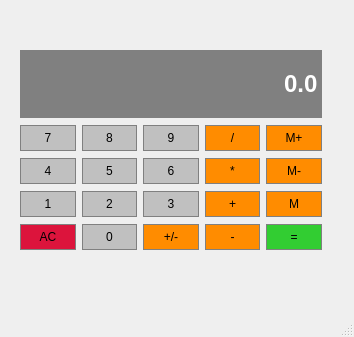
<?xml version="1.0" encoding="UTF-8"?>
<ui version="4.0">
 <class>Calculator</class>
 <widget class="QMainWindow" name="Calculator">
  <property name="geometry">
   <rect>
    <x>0</x>
    <y>0</y>
    <width>354</width>
    <height>337</height>
   </rect>
  </property>
  <property name="sizePolicy">
   <sizepolicy hsizetype="Preferred" vsizetype="Expanding">
    <horstretch>0</horstretch>
    <verstretch>0</verstretch>
   </sizepolicy>
  </property>
  <property name="windowTitle">
   <string>Calculator</string>
  </property>
  <widget class="QWidget" name="centralwidget">
   <widget class="QWidget" name="gridLayoutWidget">
    <property name="geometry">
     <rect>
      <x>20</x>
      <y>50</y>
      <width>302</width>
      <height>200</height>
     </rect>
    </property>
    <layout class="QGridLayout" name="gridLayout">
     <property name="sizeConstraint">
      <enum>QLayout::SetMaximumSize</enum>
     </property>
     <property name="verticalSpacing">
      <number>7</number>
     </property>
     <item row="4" column="0">
      <widget class="QPushButton" name="Clear">
       <property name="sizePolicy">
        <sizepolicy hsizetype="Preferred" vsizetype="Preferred">
         <horstretch>0</horstretch>
         <verstretch>0</verstretch>
        </sizepolicy>
       </property>
       <property name="styleSheet">
        <string notr="true">QPushButton{
			background-color:#DC143C;
			border: 1px solid gray;
			padding: 5px;

}
QPushButton:pressed{
			background-color:#A9A9A9;
			border: 1px solid gray;
			padding: 5px;

}</string>
       </property>
       <property name="text">
        <string>AC</string>
       </property>
      </widget>
     </item>
     <item row="1" column="0">
      <widget class="QPushButton" name="Button7">
       <property name="sizePolicy">
        <sizepolicy hsizetype="Preferred" vsizetype="Preferred">
         <horstretch>0</horstretch>
         <verstretch>0</verstretch>
        </sizepolicy>
       </property>
       <property name="styleSheet">
        <string notr="true">QPushButton{
			background-color:#C0C0C0;
			border: 1px solid gray;
			padding: 5px;

}
QPushButton:pressed{
			background-color:#A9A9A9;
			border: 1px solid gray;
			padding: 5px;

}</string>
       </property>
       <property name="text">
        <string>7</string>
       </property>
      </widget>
     </item>
     <item row="1" column="1">
      <widget class="QPushButton" name="Button8">
       <property name="sizePolicy">
        <sizepolicy hsizetype="Preferred" vsizetype="Preferred">
         <horstretch>0</horstretch>
         <verstretch>0</verstretch>
        </sizepolicy>
       </property>
       <property name="styleSheet">
        <string notr="true">QPushButton{
			background-color:#C0C0C0;
			border: 1px solid gray;
			padding: 5px;

}
QPushButton:pressed{
			background-color:#A9A9A9;
			border: 1px solid gray;
			padding: 5px;

}</string>
       </property>
       <property name="text">
        <string>8</string>
       </property>
      </widget>
     </item>
     <item row="2" column="3">
      <widget class="QPushButton" name="Multiply">
       <property name="sizePolicy">
        <sizepolicy hsizetype="Preferred" vsizetype="Preferred">
         <horstretch>0</horstretch>
         <verstretch>0</verstretch>
        </sizepolicy>
       </property>
       <property name="styleSheet">
        <string notr="true">QPushButton{
			background-color:#FF8C00;
			border: 1px solid gray;
			padding: 5px;

}
QPushButton:pressed{
			background-color:#A9A9A9;
			border: 1px solid gray;
			padding: 5px;

}</string>
       </property>
       <property name="text">
        <string>*</string>
       </property>
      </widget>
     </item>
     <item row="2" column="2">
      <widget class="QPushButton" name="Button6">
       <property name="sizePolicy">
        <sizepolicy hsizetype="Preferred" vsizetype="Preferred">
         <horstretch>0</horstretch>
         <verstretch>0</verstretch>
        </sizepolicy>
       </property>
       <property name="styleSheet">
        <string notr="true">QPushButton{
			background-color:#C0C0C0;
			border: 1px solid gray;
			padding: 5px;

}
QPushButton:pressed{
			background-color:#A9A9A9;
			border: 1px solid gray;
			padding: 5px;

}</string>
       </property>
       <property name="text">
        <string>6</string>
       </property>
      </widget>
     </item>
     <item row="3" column="1">
      <widget class="QPushButton" name="Button2">
       <property name="sizePolicy">
        <sizepolicy hsizetype="Preferred" vsizetype="Preferred">
         <horstretch>0</horstretch>
         <verstretch>0</verstretch>
        </sizepolicy>
       </property>
       <property name="styleSheet">
        <string notr="true">QPushButton{
			background-color:#C0C0C0;
			border: 1px solid gray;
			padding: 5px;

}
QPushButton:pressed{
			background-color:#A9A9A9;
			border: 1px solid gray;
			padding: 5px;

}</string>
       </property>
       <property name="text">
        <string>2</string>
       </property>
      </widget>
     </item>
     <item row="4" column="4">
      <widget class="QPushButton" name="Equal">
       <property name="sizePolicy">
        <sizepolicy hsizetype="Preferred" vsizetype="Preferred">
         <horstretch>0</horstretch>
         <verstretch>0</verstretch>
        </sizepolicy>
       </property>
       <property name="styleSheet">
        <string notr="true">QPushButton{
			background-color:#32CD32;
			border: 1px solid gray;
			padding: 5px;

}
QPushButton:pressed{
			background-color:#A9A9A9;
			border: 1px solid gray;
			padding: 5px;

}</string>
       </property>
       <property name="text">
        <string>=</string>
       </property>
      </widget>
     </item>
     <item row="3" column="3">
      <widget class="QPushButton" name="Add">
       <property name="sizePolicy">
        <sizepolicy hsizetype="Preferred" vsizetype="Preferred">
         <horstretch>0</horstretch>
         <verstretch>0</verstretch>
        </sizepolicy>
       </property>
       <property name="styleSheet">
        <string notr="true">QPushButton{
			background-color:#FF8C00;
			border: 1px solid gray;
			padding: 5px;

}
QPushButton:pressed{
			background-color:#A9A9A9;
			border: 1px solid gray;
			padding: 5px;

}</string>
       </property>
       <property name="text">
        <string>+</string>
       </property>
      </widget>
     </item>
     <item row="1" column="4">
      <widget class="QPushButton" name="Memadd">
       <property name="sizePolicy">
        <sizepolicy hsizetype="Preferred" vsizetype="Preferred">
         <horstretch>0</horstretch>
         <verstretch>0</verstretch>
        </sizepolicy>
       </property>
       <property name="styleSheet">
        <string notr="true">QPushButton{
			background-color:#FF8C00;
			border: 1px solid gray;
			padding: 5px;

}
QPushButton:pressed{
			background-color:#A9A9A9;
			border: 1px solid gray;
			padding: 5px;

}</string>
       </property>
       <property name="text">
        <string>M+</string>
       </property>
      </widget>
     </item>
     <item row="1" column="3">
      <widget class="QPushButton" name="Divide">
       <property name="sizePolicy">
        <sizepolicy hsizetype="Preferred" vsizetype="Preferred">
         <horstretch>0</horstretch>
         <verstretch>0</verstretch>
        </sizepolicy>
       </property>
       <property name="styleSheet">
        <string notr="true">QPushButton{
			background-color:#FF8C00;
			border: 1px solid gray;
			padding: 5px;

}
QPushButton:pressed{
			background-color:#A9A9A9;
			border: 1px solid gray;
			padding: 5px;

}</string>
       </property>
       <property name="text">
        <string>/</string>
       </property>
      </widget>
     </item>
     <item row="2" column="1">
      <widget class="QPushButton" name="Button5">
       <property name="sizePolicy">
        <sizepolicy hsizetype="Preferred" vsizetype="Preferred">
         <horstretch>0</horstretch>
         <verstretch>0</verstretch>
        </sizepolicy>
       </property>
       <property name="styleSheet">
        <string notr="true">QPushButton{
			background-color:#C0C0C0;
			border: 1px solid gray;
			padding: 5px;

}
QPushButton:pressed{
			background-color:#A9A9A9;
			border: 1px solid gray;
			padding: 5px;

}</string>
       </property>
       <property name="text">
        <string>5</string>
       </property>
      </widget>
     </item>
     <item row="1" column="2">
      <widget class="QPushButton" name="Button9">
       <property name="sizePolicy">
        <sizepolicy hsizetype="Preferred" vsizetype="Preferred">
         <horstretch>0</horstretch>
         <verstretch>0</verstretch>
        </sizepolicy>
       </property>
       <property name="styleSheet">
        <string notr="true">QPushButton{
			background-color:#C0C0C0;
			border: 1px solid gray;
			padding: 5px;

}
QPushButton:pressed{
			background-color:#A9A9A9;
			border: 1px solid gray;
			padding: 5px;

}</string>
       </property>
       <property name="text">
        <string>9</string>
       </property>
      </widget>
     </item>
     <item row="2" column="0">
      <widget class="QPushButton" name="Button4">
       <property name="sizePolicy">
        <sizepolicy hsizetype="Preferred" vsizetype="Preferred">
         <horstretch>0</horstretch>
         <verstretch>0</verstretch>
        </sizepolicy>
       </property>
       <property name="styleSheet">
        <string notr="true">QPushButton{
			background-color:#C0C0C0;
			border: 1px solid gray;
			padding: 5px;

}
QPushButton:pressed{
			background-color:#A9A9A9;
			border: 1px solid gray;
			padding: 5px;

}</string>
       </property>
       <property name="text">
        <string>4</string>
       </property>
      </widget>
     </item>
     <item row="3" column="2">
      <widget class="QPushButton" name="Button3">
       <property name="sizePolicy">
        <sizepolicy hsizetype="Preferred" vsizetype="Preferred">
         <horstretch>0</horstretch>
         <verstretch>0</verstretch>
        </sizepolicy>
       </property>
       <property name="styleSheet">
        <string notr="true">QPushButton{
			background-color:#C0C0C0;
			border: 1px solid gray;
			padding: 5px;

}
QPushButton:pressed{
			background-color:#A9A9A9;
			border: 1px solid gray;
			padding: 5px;

}</string>
       </property>
       <property name="text">
        <string>3</string>
       </property>
      </widget>
     </item>
     <item row="2" column="4">
      <widget class="QPushButton" name="Memclear">
       <property name="sizePolicy">
        <sizepolicy hsizetype="Preferred" vsizetype="Preferred">
         <horstretch>0</horstretch>
         <verstretch>0</verstretch>
        </sizepolicy>
       </property>
       <property name="styleSheet">
        <string notr="true">QPushButton{
			background-color:#FF8C00;
			border: 1px solid gray;
			padding: 5px;

}
QPushButton:pressed{
			background-color:#A9A9A9;
			border: 1px solid gray;
			padding: 5px;

}</string>
       </property>
       <property name="text">
        <string>M-</string>
       </property>
      </widget>
     </item>
     <item row="3" column="4">
      <widget class="QPushButton" name="Memget">
       <property name="sizePolicy">
        <sizepolicy hsizetype="Preferred" vsizetype="Preferred">
         <horstretch>0</horstretch>
         <verstretch>0</verstretch>
        </sizepolicy>
       </property>
       <property name="styleSheet">
        <string notr="true">QPushButton{
			background-color:#FF8C00;
			border: 1px solid gray;
			padding: 5px;

}
QPushButton:pressed{
			background-color:#A9A9A9;
			border: 1px solid gray;
			padding: 5px;

}</string>
       </property>
       <property name="text">
        <string>M</string>
       </property>
      </widget>
     </item>
     <item row="4" column="3">
      <widget class="QPushButton" name="Subtract">
       <property name="sizePolicy">
        <sizepolicy hsizetype="Preferred" vsizetype="Preferred">
         <horstretch>0</horstretch>
         <verstretch>0</verstretch>
        </sizepolicy>
       </property>
       <property name="styleSheet">
        <string notr="true">QPushButton{
			background-color:#FF8C00;
			border: 1px solid gray;
			padding: 5px;

}
QPushButton:pressed{
			background-color:#A9A9A9;
			border: 1px solid gray;
			padding: 5px;

}</string>
       </property>
       <property name="text">
        <string>-</string>
       </property>
      </widget>
     </item>
     <item row="4" column="1">
      <widget class="QPushButton" name="Button0">
       <property name="sizePolicy">
        <sizepolicy hsizetype="Preferred" vsizetype="Preferred">
         <horstretch>0</horstretch>
         <verstretch>0</verstretch>
        </sizepolicy>
       </property>
       <property name="styleSheet">
        <string notr="true">QPushButton{
			background-color:#C0C0C0;
			border: 1px solid gray;
			padding: 5px;

}
QPushButton:pressed{
			background-color:#A9A9A9;
			border: 1px solid gray;
			padding: 5px;

}</string>
       </property>
       <property name="text">
        <string>0</string>
       </property>
      </widget>
     </item>
     <item row="3" column="0">
      <widget class="QPushButton" name="Button1">
       <property name="sizePolicy">
        <sizepolicy hsizetype="Preferred" vsizetype="Preferred">
         <horstretch>0</horstretch>
         <verstretch>0</verstretch>
        </sizepolicy>
       </property>
       <property name="styleSheet">
        <string notr="true">QPushButton{
			background-color:#C0C0C0;
			border: 1px solid gray;
			padding: 5px;

}
QPushButton:pressed{
			background-color:#A9A9A9;
			border: 1px solid gray;
			padding: 5px;

}</string>
       </property>
       <property name="text">
        <string>1</string>
       </property>
      </widget>
     </item>
     <item row="4" column="2">
      <widget class="QPushButton" name="ChangeSign">
       <property name="sizePolicy">
        <sizepolicy hsizetype="Preferred" vsizetype="Preferred">
         <horstretch>0</horstretch>
         <verstretch>0</verstretch>
        </sizepolicy>
       </property>
       <property name="styleSheet">
        <string notr="true">QPushButton{
			background-color:#FF8C00;
			border: 1px solid gray;
			padding: 5px;

}
QPushButton:pressed{
			background-color:#A9A9A9;
			border: 1px solid gray;
			padding: 5px;

}</string>
       </property>
       <property name="text">
        <string>+/-</string>
       </property>
      </widget>
     </item>
     <item row="0" column="0" colspan="5">
      <widget class="QLineEdit" name="Display">
       <property name="sizePolicy">
        <sizepolicy hsizetype="Preferred" vsizetype="Expanding">
         <horstretch>0</horstretch>
         <verstretch>0</verstretch>
        </sizepolicy>
       </property>
       <property name="font">
        <font>
         <pointsize>18</pointsize>
         <bold>true</bold>
        </font>
       </property>
       <property name="styleSheet">
        <string notr="true">QLineEdit{
			background-color:gray;
			border: 1px solid gray;
			color: #ffffff;

}</string>
       </property>
       <property name="text">
        <string>0.0</string>
       </property>
       <property name="alignment">
        <set>Qt::AlignRight|Qt::AlignTrailing|Qt::AlignVCenter</set>
       </property>
      </widget>
     </item>
    </layout>
   </widget>
  </widget>
  <widget class="QMenuBar" name="menubar">
   <property name="geometry">
    <rect>
     <x>0</x>
     <y>0</y>
     <width>354</width>
     <height>26</height>
    </rect>
   </property>
  </widget>
  <widget class="QStatusBar" name="statusbar"/>
 </widget>
 <resources/>
 <connections/>
</ui>
